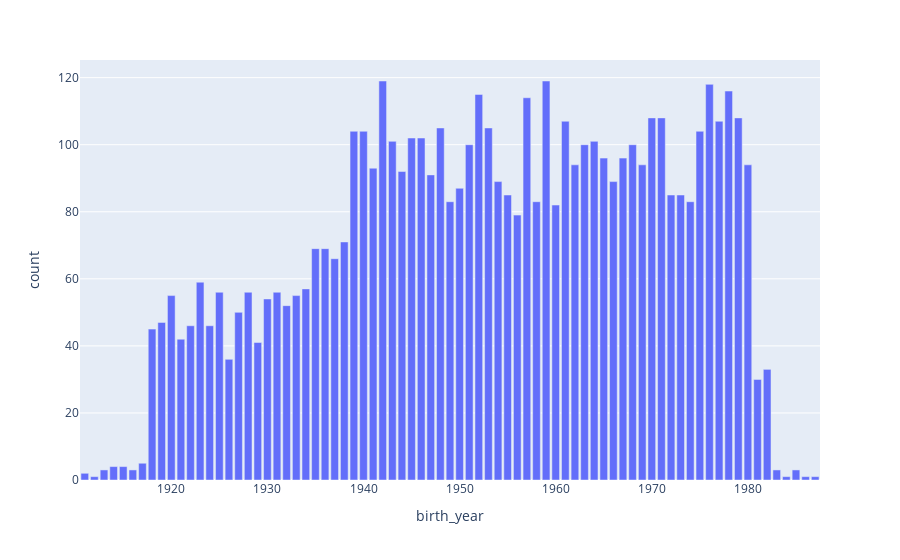

Notebook code for this chart:
### Markdown cell above
The clients are equally distributed between males and females

### Code cell
df = run_query("SELECT birth_year, COUNT(*) FROM (SELECT CAST(DATE_FORMAT(birth_date, '%Y-01-01') AS DATETIME) birth_year FROM client) tb GROUP BY birth_year")
df.columns = ['birth_year', 'count']
fig = px.bar(df, x='birth_year', y='count')
fig.show()
